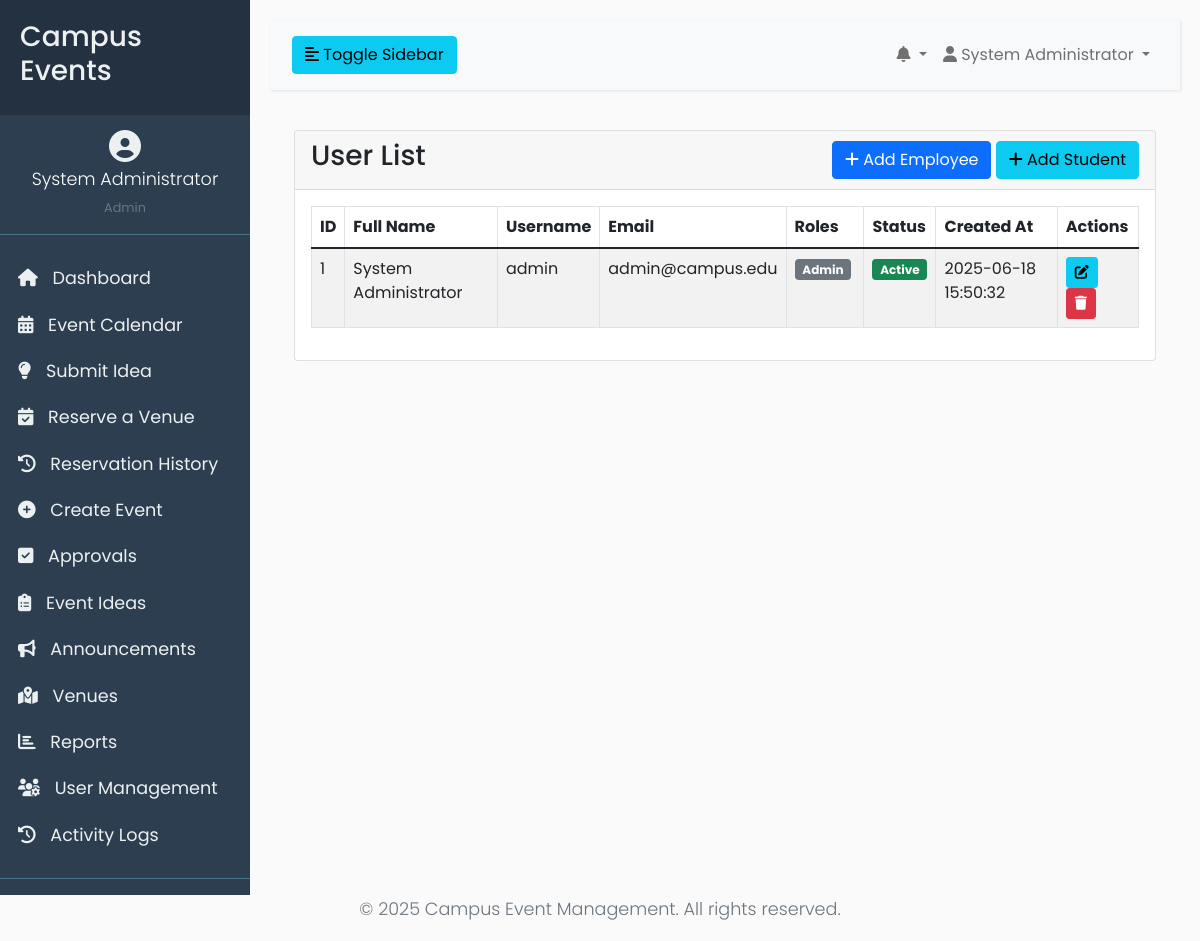
/views/admin/users/index.php (signed in), run on the app's committed database.
### tables this page shows
CREATE TABLE IF NOT EXISTS `users` (
    `id` INT PRIMARY KEY AUTO_INCREMENT,
    `username` VARCHAR(50) NOT NULL UNIQUE,
    `password` VARCHAR(255) NOT NULL,
    `full_name` VARCHAR(100) NOT NULL,
    `email` VARCHAR(100) NOT NULL UNIQUE,
    `department` VARCHAR(100) NULL,
    `position` VARCHAR(100) NULL,
    `student_number` VARCHAR(20) NULL,
    `phone` VARCHAR(20) NULL,
    `status` ENUM('active', 'inactive') DEFAULT 'active',
    `created_at` TIMESTAMP DEFAULT CURRENT_TIMESTAMP,
    `updated_at` TIMESTAMP DEFAULT CURRENT_TIMESTAMP ON UPDATE CURRENT_TIMESTAMP,
    INDEX `idx_username` (`username`),
    INDEX `idx_email` (`email`),
    INDEX `idx_department` (`department`),
    INDEX `idx_status` (`status`)
);

### views/admin/users/index.php (the view, shortened to what this page needs)
<?php
$conn = get_db_connection();
$stmt = $conn->prepare("
    SELECT u.*, GROUP_CONCAT(r.name SEPARATOR ', ') as roles
    FROM users u
    LEFT JOIN user_roles ur ON u.id = ur.user_id
    LEFT JOIN roles r ON ur.role_id = r.id
    GROUP BY u.id
    ORDER BY u.created_at DESC
");
$stmt->execute();
$users = $stmt->fetchAll(PDO::FETCH_ASSOC);
require_once __DIR__ . '/../../includes/header.php';
?>
<div class="container-fluid">
    <div class="row">
        <div class="col-12">
            <div class="card">
                <div class="card-header d-flex justify-content-between align-items-center">
                    <h3 class="card-title">User List</h3>
                    <div class="card-tools">
                        <a href="create.php?type=employee" class="btn btn-primary">
                            <i class="fas fa-plus"></i> Add Employee
                        </a>
                        <a href="create.php?type=student" class="btn btn-info">
                            <i class="fas fa-plus"></i> Add Student
                        </a>
                    </div>
                </div>
                <div class="card-body">
                    <table id="users-table" class="table table-bordered table-striped">
                        <thead>
                            <tr>
                                <th>ID</th>
                                <th>Full Name</th>
                                <th>Username</th>
                                <th>Email</th>
                                <th>Roles</th>
                                <th>Status</th>
                                <th>Created At</th>
                                <th>Actions</th>
                            </tr>
                        </thead>
                        <tbody>
                            <?php foreach ($users as $user): ?>
                                <tr>
                                    <td><?= htmlspecialchars($user['id']) ?></td>
                                    <td><?= htmlspecialchars($user['full_name']) ?></td>
                                    <td><?= htmlspecialchars($user['username']) ?></td>
                                    <td><?= htmlspecialchars($user['email']) ?></td>
                                    <td>
                                        <?php
                                        $roles = !empty($user['roles']) ? explode(', ', $user['roles']) : [];
                                        foreach ($roles as $role) {
                                            echo '<span class="badge bg-secondary me-1">' . htmlspecialchars($role) . '</span>';
                                        }
                                        ?>
                                    </td>
                                    <td>
                                        <span class="badge <?= $user['status'] === 'active' ? 'bg-success' : 'bg-danger' ?>">
                                            <?= htmlspecialchars(ucfirst($user['status'])) ?>
                                        </span>
                                    </td>
                                    <td><?= htmlspecialchars($user['created_at']) ?></td>
                                    <td>
                                        <a href="edit.php?id=<?= $user['id'] ?>" class="btn btn-info btn-sm" title="Edit">
                                            <i class="fas fa-edit"></i>
                                        </a>
                                        <form action="process.php" method="POST" class="d-inline" onsubmit="return confirm('Are you sure you want to delete this user?');">
                                            <button type="submit" class="btn btn-danger btn-sm" title="Delete">
                                                <i class="fas fa-trash"></i>
                                            </button>
                                        </form>
                                    </td>
                                </tr>
                            <?php endforeach; ?>
                        </tbody>
                    </table>
                </div>
            </div>
        </div>
    </div>
</div>
<?php
require_once __DIR__ . '/../../includes/footer.php';
?>

### assets/css/style.css (style rules this page uses)
body { font-family: 'Poppins', sans-serif; background: #fafafa; }
a, a:hover, a:focus { color: inherit; text-decoration: none; transition: all 0.3s; }

### data on the page
users: id "1", full_name "System Administrator", username "admin", email "admin@campus.edu", role "Admin", status "Active", created_at "2025-06-18 15:50:32"

### other printed values
$userFullName "System Administrator"
$userRoleDisplay "Admin"
$item['label'] "Dashboard"
$item['label'] "Event Calendar"
$item['label'] "Submit Idea"
$item['label'] "Reserve a Venue"
$item['label'] "Reservation History"
$item['label'] "Create Event"
$item['label'] "Approvals"
$item['label'] "Event Ideas"
$item['label'] "Announcements"
$item['label'] "Venues"
$item['label'] "Reports"
$item['label'] "User Management"
$item['label'] "Activity Logs"
